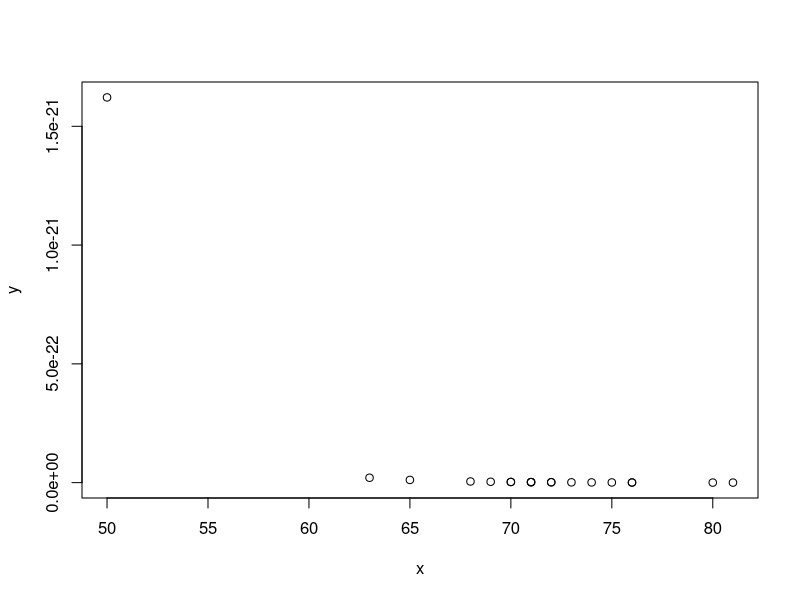

The R script that drew this image:
# one sample t tests, t distribution
x <- c(80,68,72,73,76,81,71,71,65,50,63,71,70,76,75,69,70,72,74)
t.test(x,conf.level=0.01) #gives us mean, ci, and p value...
sample_mean <- mean(x)
sample_deviation <- sd(x)
known_mu <- 75
n <- 19

test_statistic_t = (sample_mean - known_mu)/(sample_deviation/sqrt(n))
print(test_statistic_t) # - 2.66
alpha = 0.01
t_critical_value = qt(1-(alpha/2),df = n-1)
print(t_critical_value) # 2.88

# Note: with a distribution that has rejection regions above 2.88 and below -2.88,
# clearly the test statistic of -2.66 would not "hit" inside the rejection region.

# Therefore, since our "hit" is outside of the rejection region
# for the null hypothesis -> "null hypothesis is true" ("fail to reject H0.")

#create a vector of values that shows the height of the probability distribution
#for each value in x, using degrees of freedom
y <- dt(x = x, df = n-1)

#plot x and y
plot(x,y)


